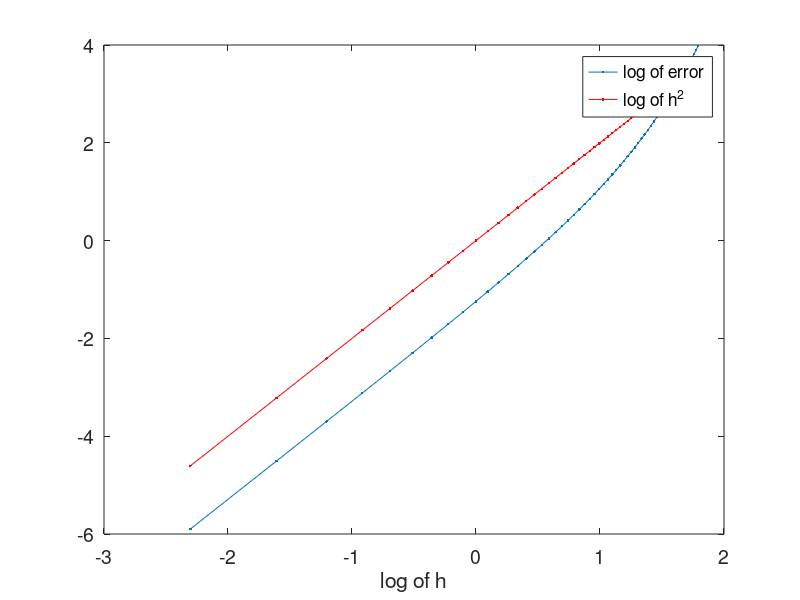

Here is the MATLAB script that generated this plot:
clear
dudx_exact = exp(.5); % exact derivative of u at x = .5

h = .1:.1:6;
for i = 1:length(h)
    dx = h(i);
    dudx_FD = (exp(.5+dx)-exp(.5-dx))/(2*dx);    
    error(i) = abs(dudx_FD-dudx_exact);
end

plot(log(h),log(error),'.-')
hold on;
plot(log(h),2*log(h),'r.-')
xlabel('log of h','fontsize',14)
set(gca,'fontsize',14)
legend('log of error','log of h^2')